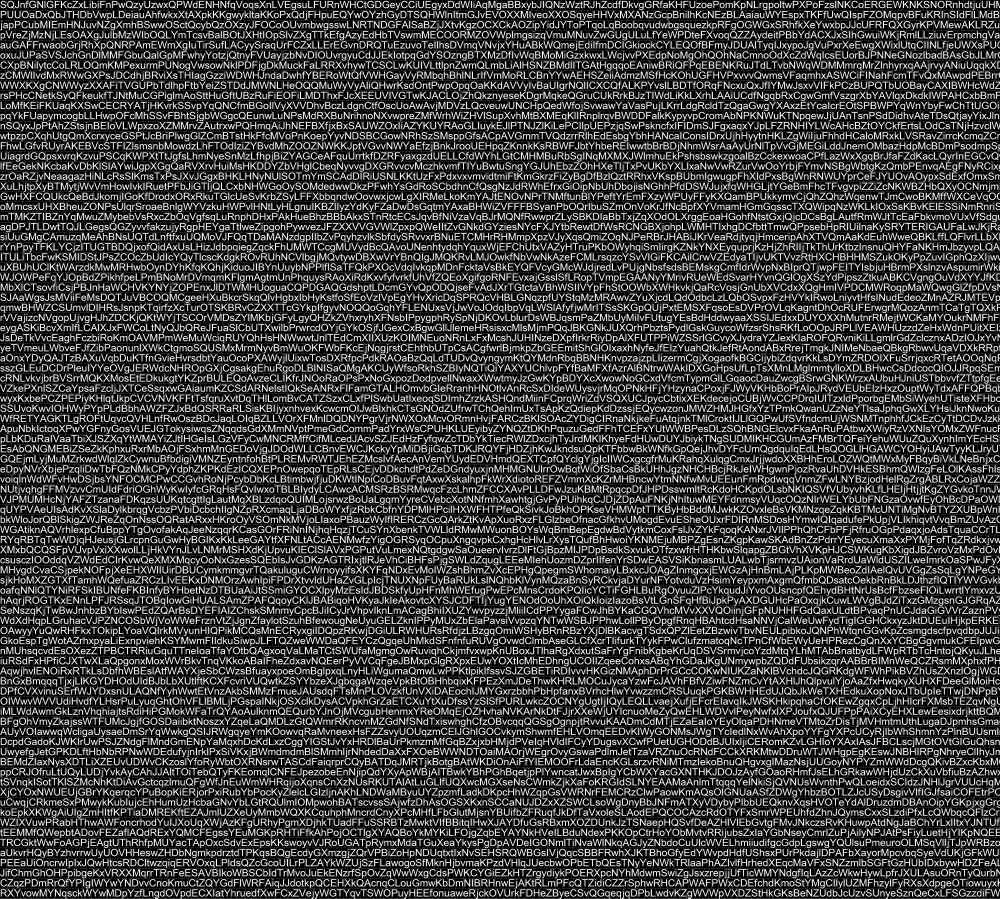
#> input picture collage.png, 2000 x 1797 px (shown at 1/2 size)
$ jupyter execute mesh.ipynb
#> lines starting #> are read from the running program, lines starting #| are printed output that depends on the picture
[cell 1]
import cv2 as cv
import numpy as np
import math

[cell 2]
txt_img = cv.imread('collage.png', 0)
#> txt_img is the input picture: shape (1797, 2000); min 0, max 255, mean 64

[cell 3]
crop_img = txt_img[0:1000, 0:1000]
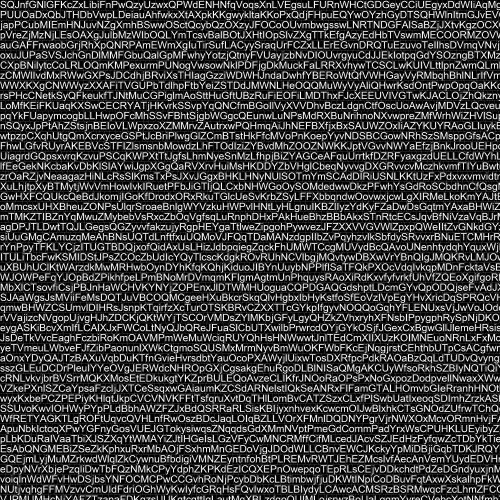
#> crop_img: shape (1000, 1000) (shown at 1/2 size); min 0, max 255, mean 64

new_img = np.copy(crop_img)
# cv.imshow('image',crop_img)
# cv.waitKey(0)
# cv.destroyAllWindows()

[cell 4]
# p = np.array([[50, 50, 50],[10, 30, 20],[30, 15, 15]])

# z_max = max(p[:,2])
# z_min = min(p[:,2])

[cell 5]
for i in range(500):
    new_img[:,i] = crop_img[:, int(math.sqrt(i)*math.sqrt(499))]
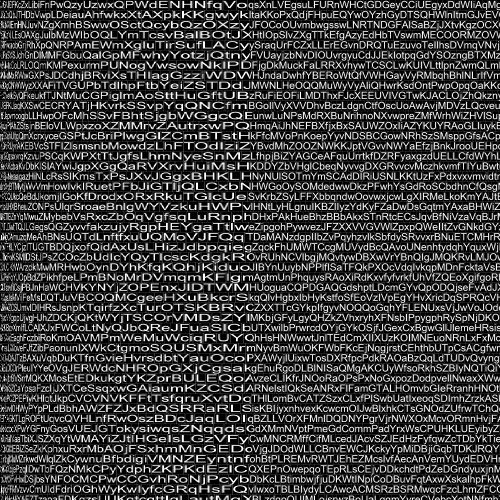
#> new_img: shape (1000, 1000) (shown at 1/2 size); min 0, max 255, mean 64
for i in range(500):
    new_img[:,i+500] = crop_img[:, 999 - int(math.sqrt(499-i)*math.sqrt(499))]
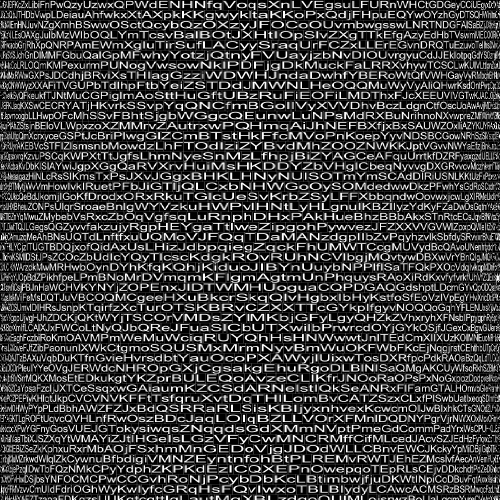
#> new_img: shape (1000, 1000) (shown at 1/2 size); min 0, max 255, mean 64
